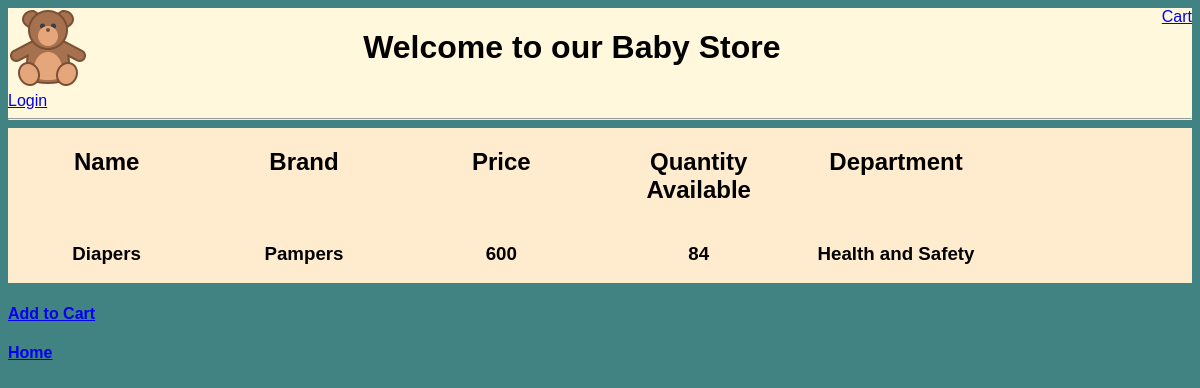
Before: /item/24/ with the older database file.
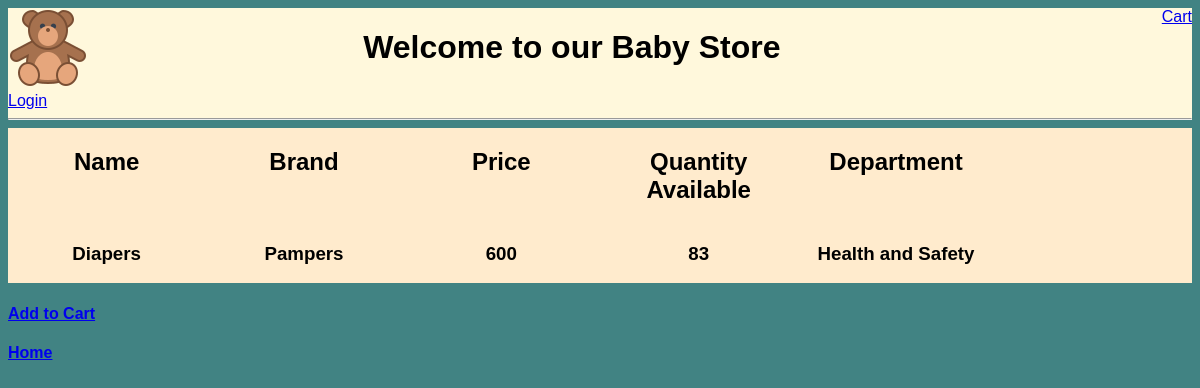
After: the same page with the newer database file.
### app/models.py (models this page shows, shortened)
class Item(models.Model):
    department = models.ForeignKey(Department, on_delete=CASCADE)
    brand = models.CharField(max_length=200, blank=True)
    name = models.CharField(max_length=200, unique=True)
    price = models.IntegerField(null=False)
    dozen_price = models.IntegerField(blank=True, null=True)
    quantity = models.IntegerField(default=0)
    time_added = models.DateTimeField(default=datetime.now, blank=True)
    updated = models.DateTimeField(null=True, blank=True)
    class Meta:
        ordering = ['-quantity', '-price']

class Department(models.Model):
    name = models.CharField(max_length=200, unique=True)
    def __str__(self):
        return self.name

### app/views.py (the view)
# urls.py: path('item/<str:pk>/', views.item, name='item'),
def item(request, pk):
    item = Item.objects.get(id=pk)
    context = {"item": item,}
    return render(request, 'app/item.html', context)

### app/templates/app/item.html (shortened to what this page needs)
{% extends 'main.html' %}
{% block content %}
<div class="item-container-columns">
    <div>
        <h2>Name</h2>
    </div>
    <div>
        <h2>Brand</h2>
    </div>
    <div>
        <h2>Price</h2>
    </div>
    <div>
        <h2>Quantity Available</h2>
    </div>
    <div>
        <h2>Department</h2>
    </div>
</div>
<div class="item-container">
    <div><h3>{{item.name|title}}</h3></div>
    <div>{%if item.brand %}
            <h3>{{item.brand}}</h3>
        {% else %}
            <h3>Not specified</h3>
        {% endif %}
    </div>
    <div><h3>{{item.price}}</h3></div>
    <div><h3>{{item.quantity}}</h3></div>
    <div><h3>{{item.department}}</h3></div>
</div>
<h4><a href="{% url 'item_cart' item.id %}">Add to Cart</a></h4>
{%endblock%}

Changed rows visible on the page:
changed Item "Diapers": quantity "84" → "83"
